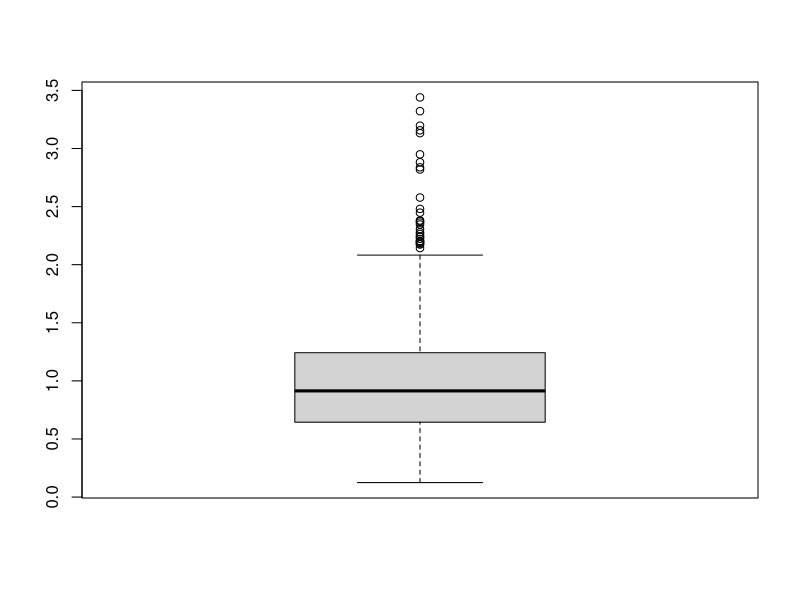
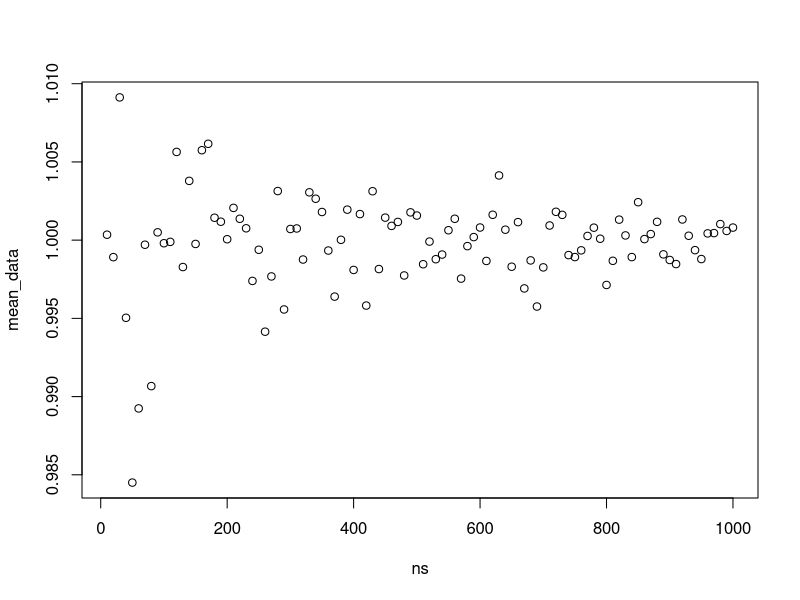
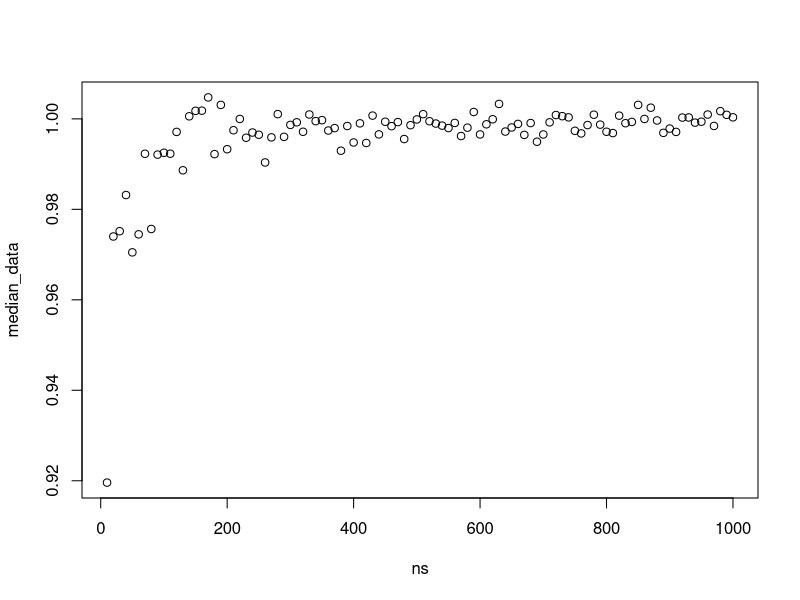

Write the R code that produced these figures, in order.
# Nie jestem pewien czy to było oczekiwane,
# gdyż zadanie 2 zostało w zasadzie zrobione.
# Wygładziłem więc kod, popatrzyłem na wykresy i
# napisałem na końcu wyjaśnienie.

sampler <- function(N, n, dist, est, ...) {
  vals <- dist(N * n, ...)
  d <- matrix(vals, nrow = N, ncol = n)
  apply(d, 1, est)
}

boxplot(sampler(1000, 10, rnorm, var, 0, 1))

N <- 1000
ns <- seq(10, N, by = 10)
vector_data <- sapply(ns, function (n) {sampler(N, n, rnorm, var)})
mean_data <- apply(vector_data, 2, mean)
median_data <- apply(vector_data, 2, median)

plot(ns, mean_data)
plot(ns, median_data)

# Widać, że średnia estymatorów ma bias. Wystarczy popatrzeć
# na wzór: suma/(n - 1). Niezbiasowanym estymatorem byłoby
# suma / (N*n - 1), natomiast użycie średniej estymatorów daje
# suma / ((n - 1) * N), co podnosi wykres w górę.
# Estymator jest zgodny, gdyż czynnik mnożenia zbiega do 1
# przy n dążącym do nieskończoności.

# Mediana nie wydaje się mieć biasu. Ciężko przeliczyć, gdzie
# estymator wariancji ma kwantyl 0.5
